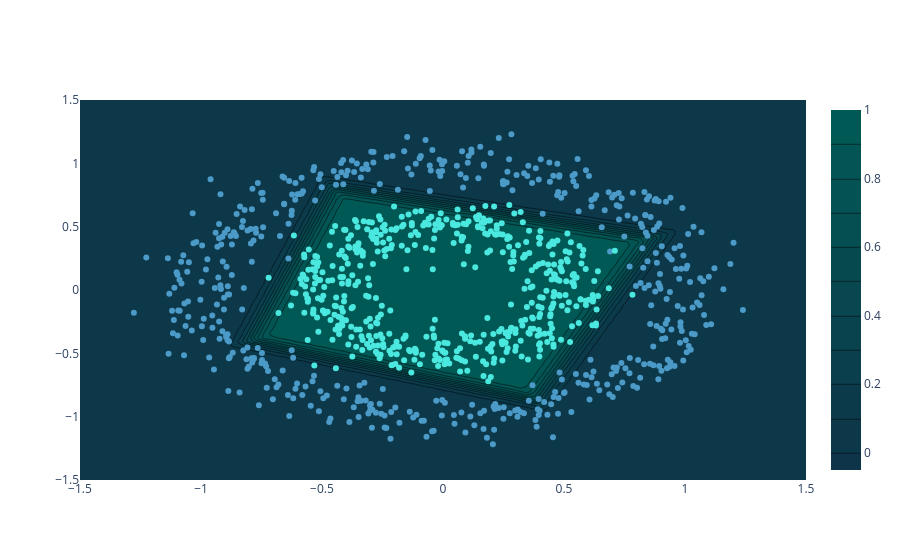

Notebook code for this chart:
### Markdown cell above
* 🔟 Can you try and plot the decision function of the model in the data space? Like we saw in the tensorflow playground? You can get inspiration <a href="https://plotly.com/python/knn-classification/"> here </a>

### Code cell
import numpy as np
x1_range = np.linspace(-1.5, 1.5, 100)
x2_range = np.linspace(-1.5, 1.5, 100)
x1, x2 = np.meshgrid(x1_range, x2_range)
x_test = np.array([[xx1, xx2] for xx1, xx2 in zip(x1.reshape(-1), x2.reshape(-1))])

x_test_tensor = torch.tensor(x_test, dtype=torch.float32)
pred_test = model(x_test_tensor).detach().numpy().reshape(100, 100)

fig = go.Figure(data=[
    go.Contour(
        x=x1_range,
        y=x2_range,
        z=pred_test,
        colorscale=[color_chart[-2], color_chart[-1]]
    )
])
fig.add_trace(go.Scatter(x=x[:, 0], y=x[:, 1], mode="markers", marker=dict(color=y.numpy(), colorscale=color_chart[0:2])))
fig.show()

### Figure 1 — Plotly figure (JSON) as saved in the notebook; plotly's stock layout.template omitted (floating-point values rounded to 4 significant figures; data arrays with more than 128 entries replaced by an {"elided": "..."} marker saying what was removed)
{"data": [{"colorscale": [[0, "#0E3449"], [1, "#015955"]], "type": "contour", "x": [-1.5, -1.47, -1.439, -1.409, -1.379, -1.348, -1.318, -1.288, -1.258, -1.227, -1.197, -1.167, -1.136, -1.106, -1.076, -1.045, -1.015, -0.9848, -0.9545, -0.9242, -0.8939, -0.8636, -0.8333, -0.803, -0.7727, -0.7424, -0.7121, -0.6818, -0.6515, -0.6212, -0.5909, -0.5606, -0.5303, -0.5, -0.4697, -0.4394, -0.4091, -0.3788, -0.3485, -0.3182, -0.2879, -0.2576, -0.2273, -0.197, -0.1667, -0.1364, -0.1061, -0.07576, -0.04545, -0.01515, 0.01515, 0.04545, 0.07576, 0.1061, 0.1364, 0.1667, 0.197, 0.2273, 0.2576, 0.2879, 0.3182, 0.3485, 0.3788, 0.4091, 0.4394, 0.4697, 0.5, 0.5303, 0.5606, 0.5909, 0.6212, 0.6515, 0.6818, 0.7121, 0.7424, 0.7727, 0.803, 0.8333, 0.8636, 0.8939, 0.9242, 0.9545, 0.9848, 1.015, 1.045, 1.076, 1.106, 1.136, 1.167, 1.197, 1.227, 1.258, 1.288, 1.318, 1.348, 1.379, 1.409, 1.439, 1.47, 1.5], "y": [-1.5, -1.47, -1.439, -1.409, -1.379, -1.348, -1.318, -1.288, -1.258, -1.227, -1.197, -1.167, -1.136, -1.106, -1.076, -1.045, -1.015, -0.9848, -0.9545, -0.9242, -0.8939, -0.8636, -0.8333, -0.803, -0.7727, -0.7424, -0.7121, -0.6818, -0.6515, -0.6212, -0.5909, -0.5606, -0.5303, -0.5, -0.4697, -0.4394, -0.4091, -0.3788, -0.3485, -0.3182, -0.2879, -0.2576, -0.2273, -0.197, -0.1667, -0.1364, -0.1061, -0.07576, -0.04545, -0.01515, 0.01515, 0.04545, 0.07576, 0.1061, 0.1364, 0.1667, 0.197, 0.2273, 0.2576, 0.2879, 0.3182, 0.3485, 0.3788, 0.4091, 0.4394, 0.4697, 0.5, 0.5303, 0.5606, 0.5909, 0.6212, 0.6515, 0.6818, 0.7121, 0.7424, 0.7727, 0.803, 0.8333, 0.8636, 0.8939, 0.9242, 0.9545, 0.9848, 1.015, 1.045, 1.076, 1.106, 1.136, 1.167, 1.197, 1.227, 1.258, 1.288, 1.318, 1.348, 1.379, 1.409, 1.439, 1.47, 1.5], "z": {"elided": "100x100 float values"}}, {"marker": {"color": {"elided": "1000 int values"}, "colorscale": [[0, "#4B9AC7"], [1, "#4BE8E0"]]}, "mode": "markers", "type": "scatter", "x": {"elided": "1000 float values"}, "y": {"elided": "1000 float values"}}], "layout": {}}
